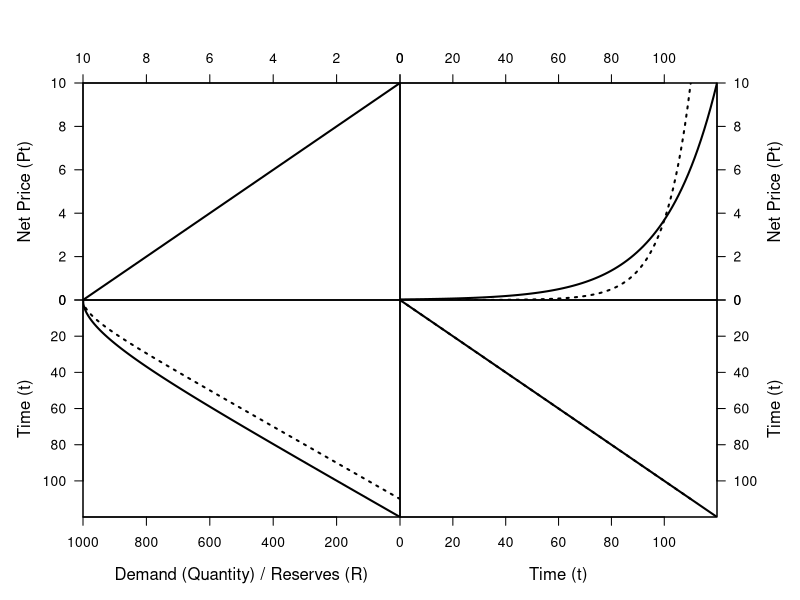

This chart was generated by the following R code:
# 1. Data Generation: Calculate paths for TWO scenarios

# Step A: Define Model Parameters
R0 <- 1000; pT <- 10; a <- 10; b <- a/pT

# Define the two different interest rates
r_base <- 0.05  # The original, baseline interest rate
r_shock <- 0.10 # The new, higher interest rate (the shock)
# NOTE: You can set r_shock to 0.50 to replicate your exaggerated test case.

# Step B: Define Core Economic Functions (Unchanged)
d <- function(p) a - b*p
stock.time <- function(T, r, R=R0) R - a*T + (a/r)*(1 - exp(-r*T))

# Step C: Solve for the Baseline Path (Solid Lines)
Tf_base <- uniroot(stock.time, c(0, 1000), r = r_base)$root
time_base <- seq(0, Tf_base, length.out = 100)
price_base <- pT * exp(-r_base * (Tf_base - time_base))
quantity_base <- d(price_base)
stock_base <- stock.time(time_base, r = r_base)

# Step D: Solve for the "Shocked" Path (Dotted Lines)
Tf_shock <- uniroot(stock.time, c(0, 1000), r = r_shock)$root
time_shock <- seq(0, Tf_shock, length.out = 100)
price_shock <- pT * exp(-r_shock * (Tf_shock - time_shock))
quantity_shock <- d(price_shock)
stock_shock <- stock.time(time_shock, r = r_shock)


# 2. The Corrected Comparative Plotting Function

create_comparative_plot <- function(time_base, price_base, quantity_base, stock_base,
                                    time_shock, price_shock, quantity_shock, stock_shock) {
  
  if (dev.cur() != 1) dev.off()
  layout(matrix(c(1, 2, 3, 4), nrow = 2, byrow = TRUE))
  par(oma = c(0, 0, 0, 0))
  
  # Plot 1: Demand Curve (Top-Left) - CORRECTED LOGIC
  par(mar = c(0, 5, 5, 0))
  # First, create the data for the full, static demand curve
  p_demand <- seq(0, pT, length.out = 100)
  q_demand <- d(p_demand)
  # Plot the single, solid demand curve. There is no dotted line here.
  plot(q_demand, p_demand, type = "l", lwd = 2,
       xaxs = "i", yaxs = "i",
       xlim = rev(range(q_demand)),
       ylim = c(0, max(p_demand)),
       xaxt = "n", yaxt = "n", xlab = "", ylab = "")
  axis(side = 2, las = 1); mtext("Net Price (Pt)", side = 2, line = 3)
  axis(side = 3); box()
  
  # Plot 2: Price Path (Top-Right)
  par(mar = c(0, 0, 5, 5))
  plot(time_base, price_base, type = "l", lwd = 2,
       xaxs = "i", yaxs = "i",
       xlim = c(0, max(c(time_base, time_shock))),
       ylim = c(0, max(c(price_base, price_shock))),
       xaxt = "n", yaxt = "n", xlab = "", ylab = "")
  lines(time_shock, price_shock, lwd = 2, lty = "dotted") # Overlay shocked path
  axis(side = 3); axis(side = 4, las = 1)
  mtext("Net Price (Pt)", side = 4, line = 3); box()
  
  # Plot 3: Reserve Path (Bottom-Left)
  par(mar = c(5, 5, 0, 0))
  plot(stock_base, time_base, type = "l", lwd = 2,
       xaxs = "i", yaxs = "i",
       xlim = rev(range(c(stock_base, stock_shock))),
       ylim = rev(range(c(time_base, time_shock))),
       xaxt = "n", yaxt = "n", xlab = "", ylab = "")
  lines(stock_shock, time_shock, lwd = 2, lty = "dotted") # Overlay shocked path
  axis(side = 1); mtext("Demand (Quantity) / Reserves (R)", side = 1, line = 3)
  axis(side = 2, las = 1); mtext("Time (t)", side = 2, line = 3); box()
  
  # Plot 4: 45-degree Line (Bottom-Right)
  par(mar = c(5, 0, 0, 5))
  plot(time_base, time_base, type = "l", lwd = 2, lty = "solid",
       xaxs = "i", yaxs = "i",
       xlim = c(0, max(c(time_base, time_shock))),
       ylim = rev(range(c(time_base, time_shock))),
       xaxt = "n", yaxt = "n", xlab = "", ylab = "")
  lines(time_shock, time_shock, lwd = 2, lty = "dotted") # Overlay shocked path
  axis(side = 1); mtext("Time (t)", side = 1, line = 3)
  axis(side = 4, las = 1); mtext("Time (t)", side = 4, line = 3); box()
  
  par(mfrow = c(1, 1), mar = c(5.1, 4.1, 4.1, 2.1), oma = c(0,0,0,0))
}


# 3. Execution
# Call the new function with both sets of data
create_comparative_plot(
  time_base, price_base, quantity_base, stock_base,
  time_shock, price_shock, quantity_shock, stock_shock
)